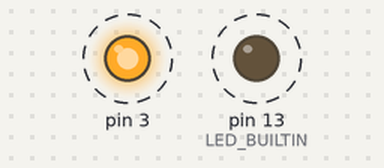
This sketch was run on a simulated Arduino Uno, built with avr-gcc and run on an emulated ATmega328P. On the bench: output pins drawn as LEDs (lit = HIGH). Dashed ring = blinking.

Above: at 0.5 s.
Timing chart, 0 to 4.6 s (numbered marks = the images above):
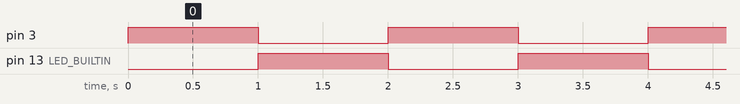

The sketch:

Blink_builtin+ledprotoboard.ino
```cpp
void setup() {
  pinMode(3,OUTPUT);
  pinMode(LED_BUILTIN,OUTPUT);
}

void loop() {
  digitalWrite(3,HIGH);
  digitalWrite(LED_BUILTIN, LOW);
  delay(1000);
  digitalWrite(3,LOW);
  digitalWrite(LED_BUILTIN,HIGH);
  delay(1000);

}
```

Measured:
- by itself, pin 3, pin 13 (LED_BUILTIN): alternates HIGH for 1.0 s and LOW for 1.0 s
